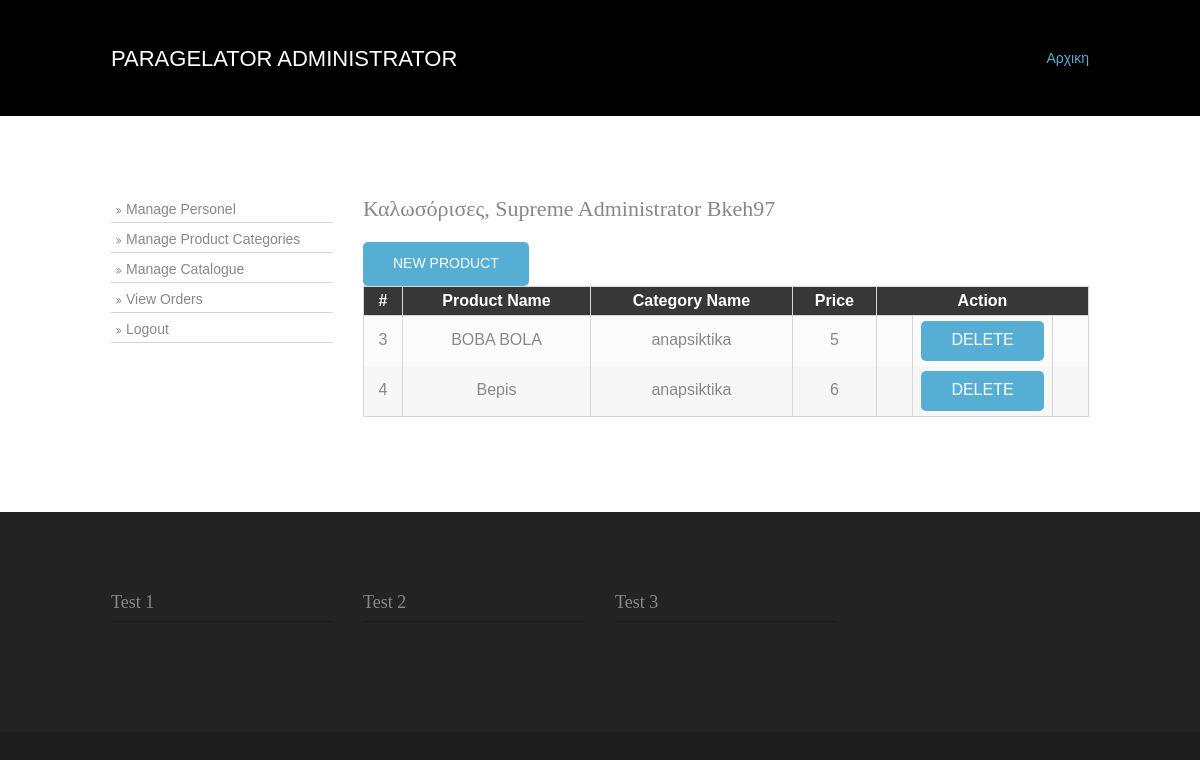
Page /index.php?disp_id=prodmanage (signed in) on the committed database.
### tables this page shows
CREATE TABLE IF NOT EXISTS `products` (
  `prod_id` int(11) NOT NULL AUTO_INCREMENT,
  `prod_name` varchar(250) NOT NULL,
  `categ_id` int(11) NOT NULL,
  `price` float NOT NULL,
  PRIMARY KEY (`prod_id`),
  KEY `categ_id` (`categ_id`)
);

CREATE TABLE IF NOT EXISTS `category` (
  `categ_id` int(11) NOT NULL AUTO_INCREMENT,
  `categ_name` varchar(250) NOT NULL,
  PRIMARY KEY (`categ_id`)
);

### pages/prodmanage.php (the view, shortened to what this page needs)
<div>
<a class="btn" onclick="document.getElementById('modal-wrapper').style.display='block'">New Product</a>
<table class="table table-condensed">
                                <thead>
                                    <tr>
										<th>#</th>
                                        <th>Product Name</th>
										<th>Category Name</th>
										<th>Price</th>
										<th>Action</th>
                                    </tr>
                                </thead>
								<tbody>
								<?php
											$sql = "SELECT * FROM products ORDER BY prod_id ASC";
											$result = $conn->query($sql);
											if ($result->num_rows > 0) {
												while($row = $result->fetch_assoc()) {
												$cids = $row['categ_id'];
												$sql = "SELECT * FROM category WHERE categ_id = '$cids'";
												$ree = $conn->query($sql);
												$rowe = $ree->fetch_assoc()
								?>
                                    <tr align="center" >
										<td><?php echo $row['prod_id']; ?></td>
										<td><?php echo $row['prod_name']; ?></td>
										<td><?php echo $rowe['categ_name']; ?></td>
										<td><?php echo $row['price']; ?></td>
										<td class="dropdown" align="center">
										  <a class="btn" href="index.php?disp_id=prodmanage&prod=<?php echo $row['prod_id']; ?>">Delete</a></td>
                                    </tr>
								<?php
												}
											} else {
												echo "0 results";
											}
								?>
									</tbody>
                            </table>
</div>

### layout/styles/layout.css (style rules this page uses)
table, th, td { border:1px solid; border-collapse:collapse; vertical-align:top; }
table, th { table-layout:auto; }
table { width:100%; margin-bottom:15px; }
th, td { padding:5px 8px; }
td { border-width:0 1px; }
body { color:#888888; background-color:#1C1C1C; }
a { color:#56AED4; }
.btn { color:#FFFFFF; background-color:#56AED4; }
table, th, td, #comments .avatar, #comments input, #comments textarea { border-color:#D7D7D7; }
th { color:#FFFFFF; background-color:#373737; }
tr, #comments li, #comments input[type="submit"], #comments input[type="reset"] { color:inherit; background-color:#FBFBFB; }
tr:nth-child(even), #comments li:nth-child(even) { color:inherit; background-color:#F7F7F7; }
table a, #comments a { background-color:inherit; }

### layout/styles/login.css (style rules this page uses)
* { margin:0px; padding:0px; font-family:Helvetica, Arial, sans-serif; }
.dropdown { position: relative; display: inline-block; }
td:not(.dropdown) { padding-top: 2%; }

### layout/styles/framework.css (style rules this page uses)
html { overflow-y:scroll; overflow-x:hidden; }
html, body { margin:0; padding:0; font-size:14px; line-height:1.6em; }
*, *::before, *::after { box-sizing:border-box; }
.btn { display:inline-block; padding:10px 30px 12px; text-transform:uppercase; border-radius:5px; }
a { outline:none; text-decoration:none; }
body, input, textarea, select { font-family:Verdana, Geneva, sans-serif; }

### rows in the picture
products: prod_id "3", prod_name "BOBA BOLA", categ.categ_name "anapsiktika", price "5"
products: prod_id "4", prod_name "Bepis", categ.categ_name "anapsiktika", price "6"

### other values in the picture
$_SESSION['loggedin'] "Bkeh97"
